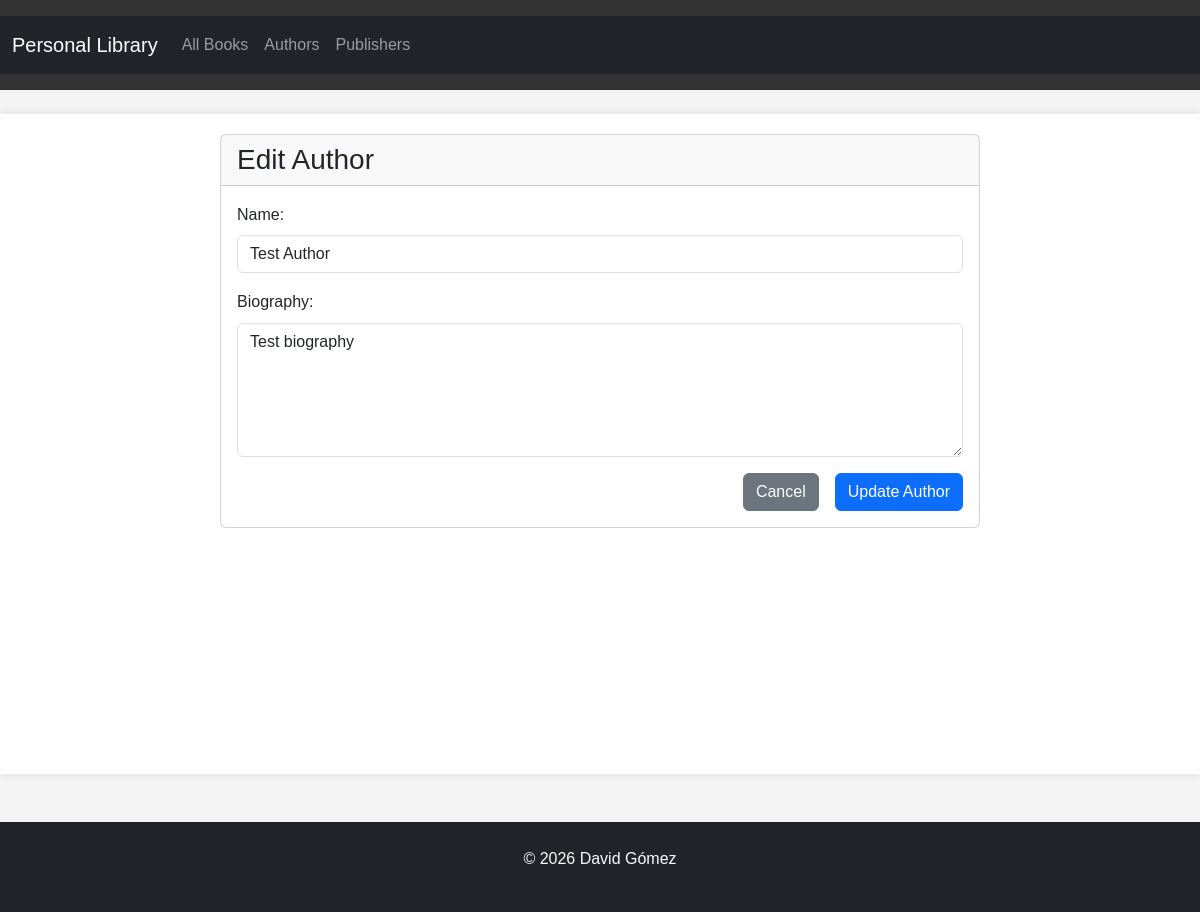
The app's page /authors/edit/1/, older data.
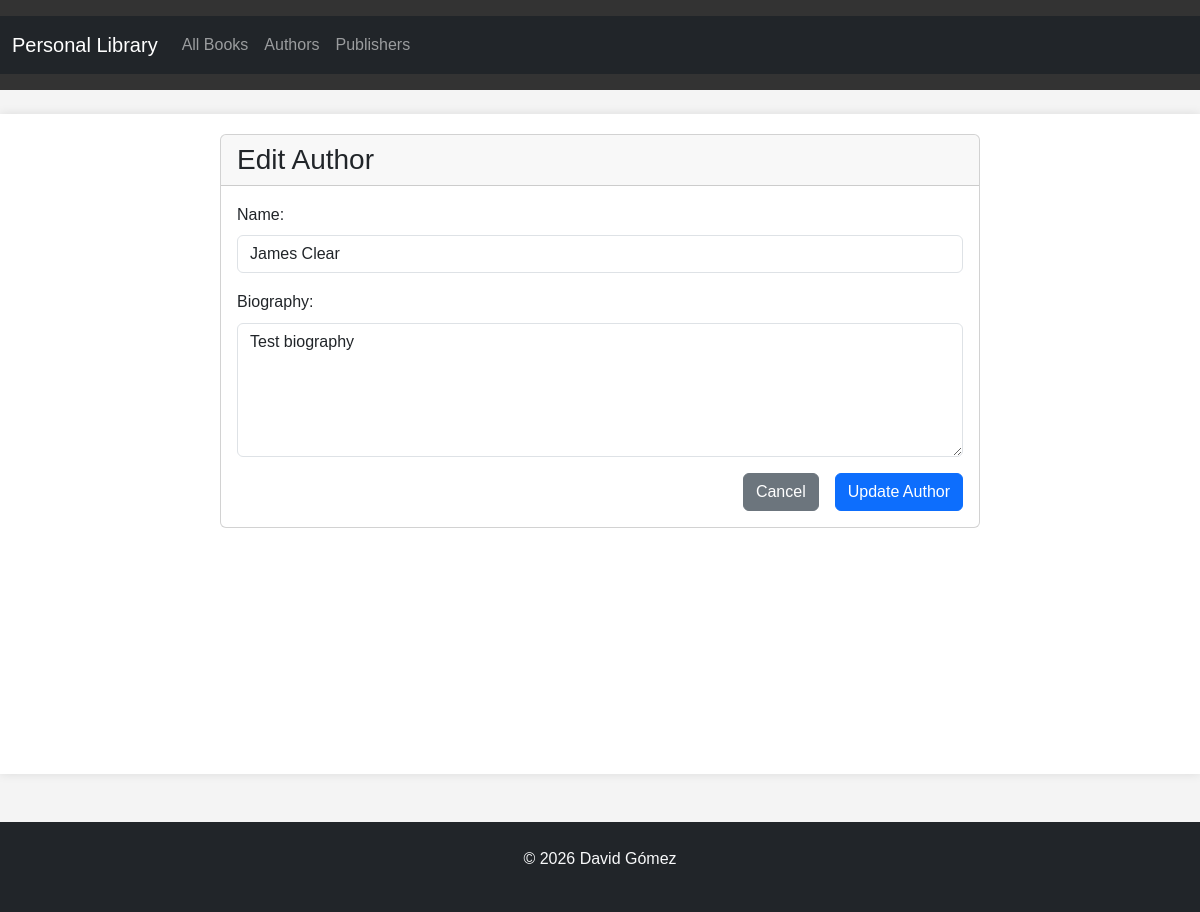
The same page, newer data.
### core/models.py (models this page shows, shortened)
class Author(models.Model):
    name = models.CharField(max_length=200)
    biography = models.TextField(blank=True, null=True)

### core/_views/authors.py (the view, shortened to what this page needs)
# urls.py: path("authors/edit/<int:author_id>/", author_views.author_edit, name="author_edit"),
def author_edit(request, author_id=None):
    if author_id:
        author = get_object_or_404(Author, id=author_id)
        is_new = False
    else:
        author = None
        is_new = True
    context = {
        'author': author,
        'is_new': is_new
    }
    return render(request, 'core/author_edit.html', context)

### core/templates/core/author_edit.html (shortened to what this page needs)
{% extends 'core/base.html' %}
{% block content %}
<div class="container">
    <div class="row justify-content-center">
        <div class="col-md-8">
            <div class="card">
                <div class="card-header">
                    <h1 class="h3 mb-0">{% if is_new %}Add New Author{% else %}Edit Author{% endif %}</h1>
                </div>
                <div class="card-body">
                    <form method="post">
                        <div class="mb-3">
                            <label for="name" class="form-label">Name:</label>
                            <input type="text" id="name" name="name" value="{{ author.name|default:'' }}" required class="form-control">
                        </div>
                        <div class="mb-3">
                            <label for="biography" class="form-label">Biography:</label>
                            <textarea id="biography" name="biography" rows="5" class="form-control">{{ author.biography|default:'' }}</textarea>
                        </div>
                        <div class="d-grid gap-2 d-md-flex justify-content-md-end">
                            <a href="{% if is_new %}/authors/{% else %}/authors/{{ author.id }}/{% endif %}" class="btn btn-secondary me-md-2">Cancel</a>
                            <button type="submit" class="btn btn-primary">{% if is_new %}Create Author{% else %}Update Author{% endif %}</button>
                        </div>
                    </form>
                </div>
            </div>
        </div>
    </div>
</div>
{% endblock %}

Row changes from the older to the newer data that the page shows:
changed Author "Test biography": name "Test Author" → "James Clear"
